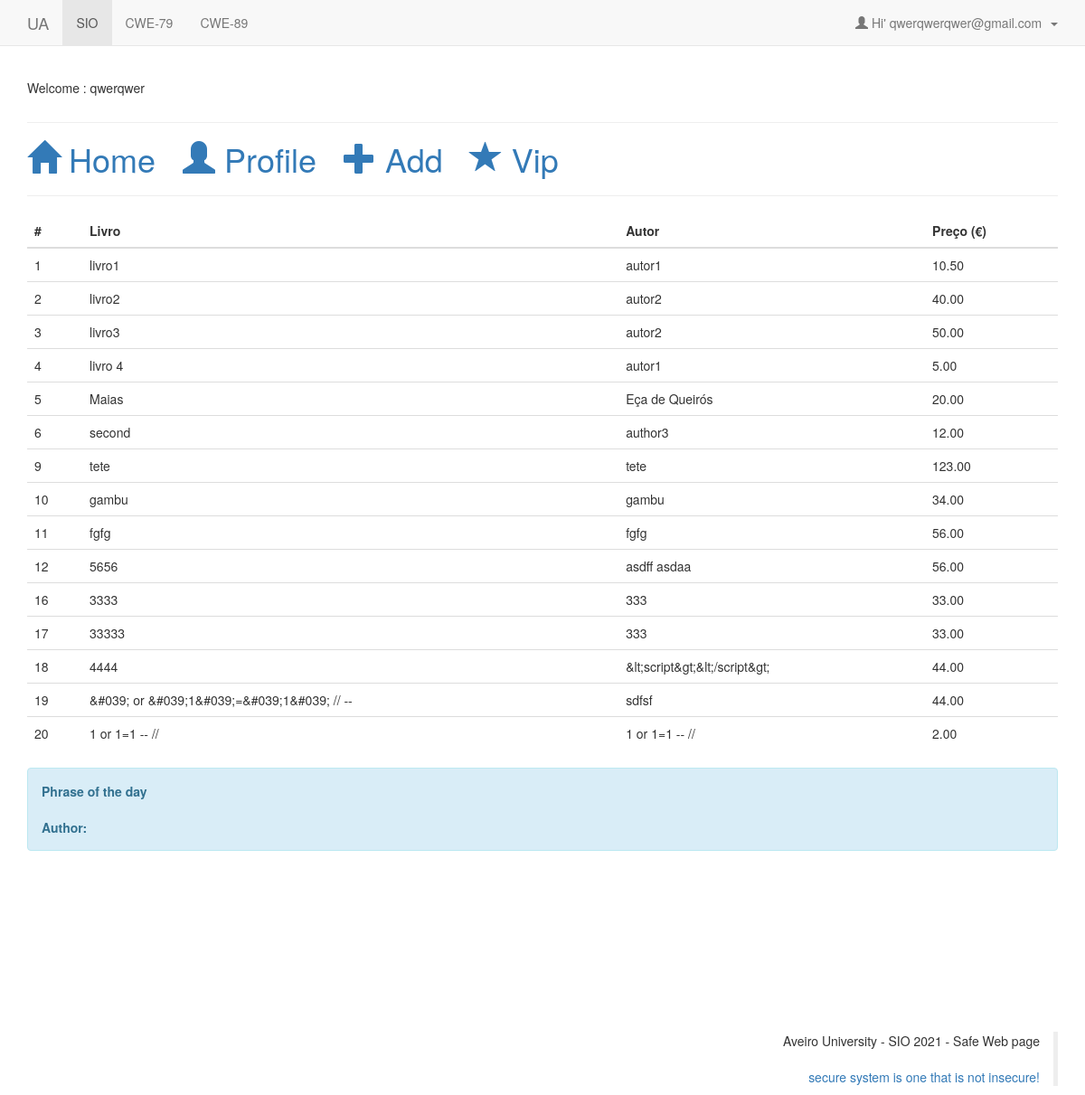
The page /app_sec/home.php (signed in) on the database its author committed.
### tables this page shows
CREATE TABLE `users` (
  `user_id` int NOT NULL AUTO_INCREMENT,
  `user_name` varchar(15) NOT NULL,
  `user_email` varchar(40) NOT NULL,
  `user_pass` varchar(255) NOT NULL,
  `joining_date` timestamp NOT NULL DEFAULT CURRENT_TIMESTAMP,
  `user_type` varchar(40) NOT NULL,
  PRIMARY KEY (`user_id`)
);

CREATE TABLE `books` (
  `id` bigint unsigned NOT NULL AUTO_INCREMENT,
  `name` varchar(45) DEFAULT NULL,
  `author` varchar(45) DEFAULT NULL,
  `price` decimal(10,2) DEFAULT NULL,
  `user_id` int NOT NULL,
  PRIMARY KEY (`id`),
  UNIQUE KEY `id` (`id`)
);

### app_sec/class.user.php (called while the page is built, shortened)
<?php
class USER
{
	private $conn;
	public function __construct()
	{
		$database = new Database();
		$db = $database->dbConnection();
		$this->conn = $db;
    }
	public function runQuery($sql)
	{
		$stmt = $this->conn->prepare($sql);
		return $stmt;
	}
}
?>

### app_sec/home.php (the view, shortened to what this page needs)
<?php include "header.php"; ?>
<?php include "functions.php"; ?>
<table class="table" id="tab_livros">
        <thead>
                <tr>
                        <th scope="col">#</th>
                        <th scope="col">Livro</th>
                        <th scope="col">Autor</th>
                        <th scope="col">Preço (€)</th>
                </tr>
        </thead>
        <tbody id="books_tbody">
                <?php
                try {
                        $connection = BdConnect();
                        $query = "SELECT id, name, author, price FROM books;";
                        $result = $connection->prepare($query);
                        $result->execute();
                        while ($row = $result->fetch(PDO::FETCH_BOTH)) {
                                echo "<tr>";
                                echo "<td>" . htmlspecialchars($row[0], ENT_QUOTES, 'UTF-8') . "</td>";
                                echo "<td>" . htmlspecialchars($row[1], ENT_QUOTES, 'UTF-8') . "</td> ";
                                echo "<td>" . htmlspecialchars($row[2], ENT_QUOTES, 'UTF-8') . "</td>";
                                echo "<td>" . htmlspecialchars($row[3], ENT_QUOTES, 'UTF-8') . "</td>";
                                echo "</tr>";
                        }
                } catch (PDOException $e) {
                        echo "Error: " . $e->getMessage();
                }
                ?>
        </tbody>
</table>
<div class="alert alert-info">
        <?php getData() ?>
</div>
<?php include "footer.php"; ?>

### app_sec/header.php (shortened to what this page needs)
<?php
require_once("class.user.php");
$auth_user = new USER();
$user_id = $_SESSION['user_session'];
$stmt = $auth_user->runQuery("SELECT * FROM users WHERE user_id=:user_id");
$stmt->execute(array(":user_id" => $user_id));
$userRow = $stmt->fetch(PDO::FETCH_ASSOC);
?>
<!DOCTYPE html PUBLIC "-//W3C//DTD XHTML 1.0 Transitional//EN"
        "http://www.w3.org/TR/xhtml1/DTD/xhtml1-transitional.dtd">
<html xmlns="http://www.w3.org/1999/xhtml">
<head>
    <link rel="stylesheet" href="https://maxcdn.bootstrapcdn.com/bootstrap/3.4.1/css/bootstrap.min.css">
</head>
<body>
<nav class="navbar navbar-default navbar-fixed-top">
    <div class="container">
        <div class="navbar-header">
            <a class="navbar-brand" href="https://www.ua.pt/" target="_blank">UA</a>
        </div>
        <div id="navbar" class="navbar-collapse collapse">
            <ul class="nav navbar-nav">
                <li class="active"><a href="http://sweet.ua.pt/jpbarraca/course/sio-2021/main/" target="_blank">SIO</a>
                </li>
                <li><a href="https://cwe.mitre.org/data/definitions/79.html" target="_blank">CWE-79</a></li>
                <li><a href="https://cwe.mitre.org/data/definitions/89.html" target="_blank">CWE-89</a></li>
            </ul>
            <ul class="nav navbar-nav navbar-right">
                <li class="dropdown">
                    <a href="#" class="dropdown-toggle" data-toggle="dropdown" role="button" aria-haspopup="true"
                       aria-expanded="false">
                        <span class="glyphicon glyphicon-user"></span>&nbsp;Hi' <?php echo $userRow['user_email']; ?>
                        &nbsp;<span class="caret"></span></a>
                </li>
            </ul>
        </div>
    </div>
</nav>
<div class="container-fluid" style="margin-top:80px;">
    <div class="container">
        <label class="h5">Welcome : <?php print($userRow['user_name']); ?></label>
        <hr/>
        <h1>
            <a href="home.php"><span class="glyphicon glyphicon-home"></span> Home</a> &nbsp;
            <a href="profile.php"><span class="glyphicon glyphicon-user"></span> Profile</a> &nbsp;
            <a href="book_add.php"><span class="glyphicon glyphicon-plus"></span> Add</a> &nbsp;
            <?php
            if ($_SESSION['user_type'] == 'admin') {
                echo '<a href="vip.php"><span class="glyphicon glyphicon-star"></span> Vip</a>';
            }
            ?>
        </h1>
        <hr/>

### app_sec/functions.php (shortened to what this page needs)
<?php
function getData() {
    $curl = curl_init();
    $response = curl_exec($curl);
    $err = curl_error($curl);
    if ($err) {
        echo "cURL Error #:" . $err;
    } else {
        $response = json_decode($response, true);
        echo "<b>Phrase of the day</b><br>" . $response['content'] . "<br><p> <b>Author: </b>" . $response['originator']['name'];
    }
}
?>

### app_sec/footer.php
<p class="blockquote-reverse" style="margin-top:200px;">
            Aveiro University - SIO 2021 - Safe Web page<br/><br/>
            <a href="#">secure system is one that is not insecure!</a>
        </p>
    </div>
</div>
</body>
</html>

### rows shown on the page
users: user_email "qwerqwerqwer@gmail.com", user_name "qwerqwer"
books: id "1", name "livro1", author "autor1", price "10.50"
books: id "2", name "livro2", author "autor2", price "40.00"
books: id "3", name "livro3", author "autor2", price "50.00"
books: id "4", name "livro 4", author "autor1", price "5.00"
books: id "5", name "Maias", author "Eça de Queirós", price "20.00"
books: id "6", name "second", author "author3", price "12.00"
books: id "9", name "tete", author "tete", price "123.00"
books: id "10", name "gambu", author "gambu", price "34.00"
books: id "11", name "fgfg", author "fgfg", price "56.00"
books: id "12", name "5656", author "asdff asdaa", price "56.00"
books: id "16", name "3333", author "333", price "33.00"
books: id "17", name "33333", author "333", price "33.00"
books: id "18", name "4444", author "&lt;script&gt;&lt;/script&gt;", price "44.00"
books: id "19", name "&#039; or &#039;1&#039;=&#039;1&#039; // --", author "sdfsf", price "44.00"
books: id "20", name "1 or 1=1 -- //", author "1 or 1=1 -- //", price "2.00"
